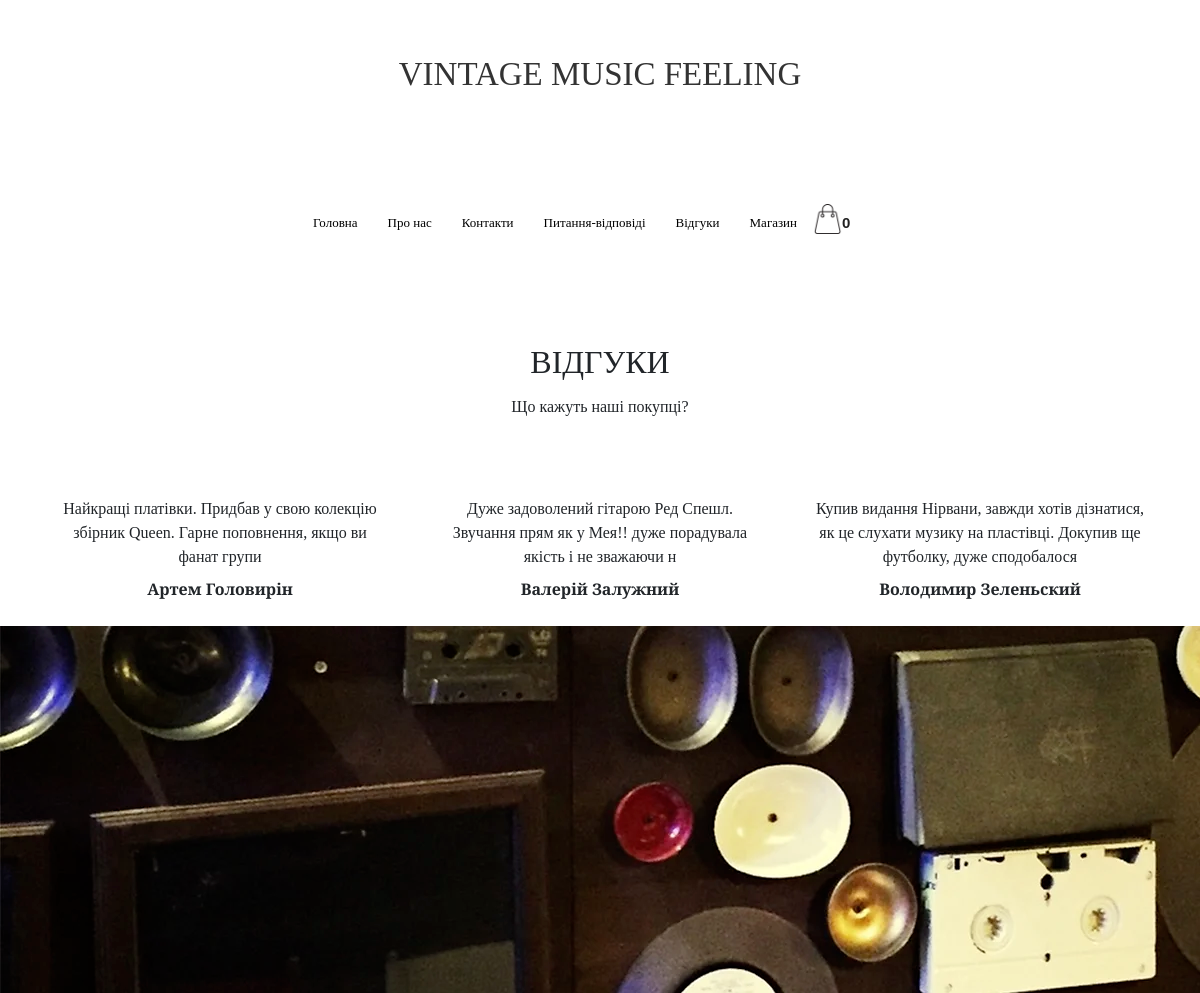
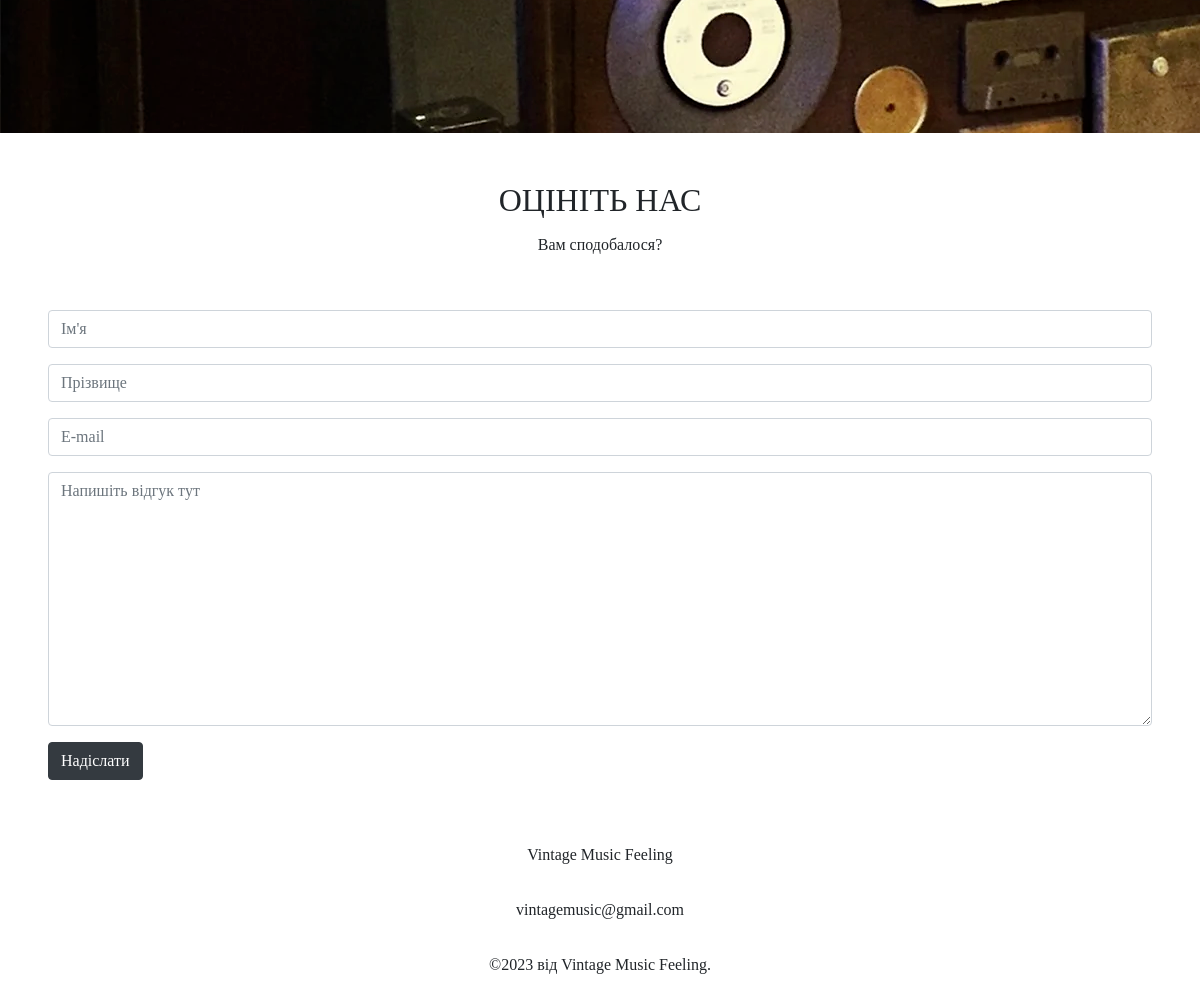
Screenshot of /review with the database file from the repository (2 pictures, top to bottom).
### shop/models.py (models this page shows)
class Review(models.Model):
    first_name = models.CharField(max_length=100)
    last_name = models.CharField(max_length=100)
    email = models.EmailField(max_length=100)
    review_text = models.CharField(max_length=500)

### shop/views.py (the view)
# urls.py: path('review', views.review, name='review'),
def review(request):
    reviews = Review.objects.all()
    review_form = ReviewForm()
    if request.method == "POST":
        form = ReviewForm(request.POST or None)
        errors = None
        if form.is_valid():
            Review.objects.create(
                first_name = form.cleaned_data.get('first_name'),
                last_name = form.cleaned_data.get('last_name'),
                email = form.cleaned_data.get('email'),
                review_text = form.cleaned_data.get('review_text')
                )
            messages.warning(request,"Відгук додано успішно!")
            return render(request,"shop/information/review.html", context={'reviews':reviews})
        if form.errors:
            errors = form.errors
        context = {'form':form, 'errors':errors, 'reviews':reviews}
        return render(request,"shop/information/review.html", context )
    else:
        form = ReviewForm()
    return render(request, "shop/information/review.html", {'form':form, 'reviews':reviews})

### shop/forms.py
class ReviewForm(forms.Form):
    first_name = forms.CharField(label="Ім'я",widget=forms.TextInput(attrs={"placeholder":"Ім'я","required":True,'class':'form-control'}),error_messages={"required":"Ім'я не може бути порожнім"})
    last_name = forms.CharField(label="Прізвище",widget=forms.TextInput(attrs={"placeholder":"Прізвище","required":True,'class':'form-control'}),error_messages={"required":"Прізвище не може бути порожнім"})
    email = forms.EmailField(label="E-mail",widget=forms.EmailInput(attrs={"required":True,"Placeholder":"E-mail",'class':'form-control'}),error_messages={'required':'Поля електронної пошти не повинні бути порожніми'})
    review_text = forms.CharField(min_length=20,label="Напишіть відгук тут", widget=forms.Textarea(attrs={'placeholder': 'Напишіть відгук тут','class':'form-control'}))
    class Meta:
        model = Contact
        fields = ['first_name', 'last_name', 'email', 'message']

### cart/cart.py (called while the page is built)
    def __len__(self):
        return sum(item['quantity'] for item in self.cart.values())

### cart/context_processors.py (called while the page is built)
def cart(request):
    return {'cart': Cart(request)}

### shop/templates/shop/information/review.html (shortened to what this page needs)
{% extends 'shop/base.html' %}
{% load static %}
{% block about_us %}
<div class="pb-5">
    <div class="d-flex justify-content-center pt-5 ">
        <h2>ВІДГУКИ</h2>
    </div>
    <div class="d-flex justify-content-center pt-2 pb-5">
        <h6>Що кажуть наші покупці?</h6>
    </div>
    <div class="container ">
        <div class="row">
            {% for r in reviews %}
                <div class="col-lg-4 text-center p-4">
                    {{r.review_text}}
                    <br>
                    <div class="pt-2">
                        <strong>{{r.first_name}} {{r.last_name}}</strong>
                    </div>
                </div>
            {% endfor %}
        </div>
    </div>
    <div style="background-image: url(static/img/bg-3.png); height: 500px; width: 100%;"></div>
    <div class="d-flex justify-content-center pt-5 ">
        <h2>ОЦІНІТЬ НАС</h2>
    </div>
    <div class="d-flex justify-content-center pt-2 pb-5">
        <h6>Вам сподобалося?</h6>
    </div>
    <div class="container-fluid px-5">
                <div class="contact-form">
                    <form name="sentMessage" action="" id="contactForm" novalidate="novalidate" method="POST">
                        <div class="control-group pb-3">
                                {{form.first_name}}
                        </div>
                        <div class="control-group pb-3">
                            {{form.last_name}}
                        </div>
                        <div class="control-group pb-3">
                            {{form.email}}
                        </div>
                        <div class="control-group pb-3">
                            {{form.review_text}}
                        </div>
                            <button type="submit" class="btn btn-dark ">Надіслати</button>
                    </form>
                </div>
            </div>
</div>
{% endblock about_us %}

### shop/static/css/base.css (style rules this page uses)
body { margin:0; padding:0; font-family: 'Playfair Display', serif; }
h1, h2, h3, h4, h5 , h6 { font-family: 'Playfair Display', serif; }

### rows the page displays
Review: review_text "Найкращі платівки. Придбав у свою колекцію збірник Queen. Гарне поповнення, якщо ви фанат групи", first_name "Артем", last_name "Головирін"
Review: review_text "Дуже задоволений гітарою Ред Спешл. Звучання прям як у Мея!! дуже порадувала якість і не зважаючи н", first_name "Валерій", last_name "Залужний"
Review: review_text "Купив видання Нірвани, завжди хотів дізнатися, як це слухати музику на пластівці. Докупив ще футболку, дуже сподобалося", first_name "Володимир", last_name "Зеленьский"

### other values shown
{{ total_items }} "0"
